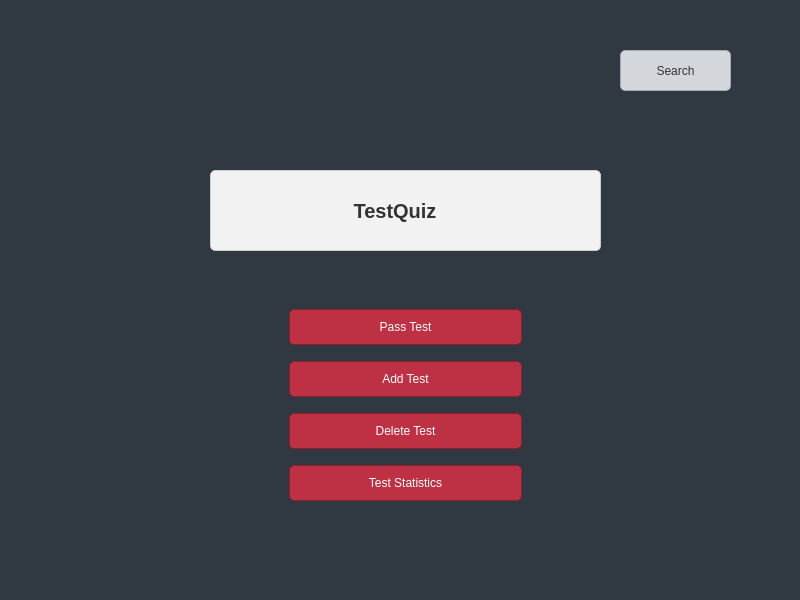
<?xml version="1.0" encoding="UTF-8"?>
<ui version="4.0">
 <class>MainWindow</class>
 <widget class="QMainWindow" name="MainWindow">
  <property name="geometry">
   <rect>
    <x>0</x>
    <y>0</y>
    <width>800</width>
    <height>600</height>
   </rect>
  </property>
  <property name="windowTitle">
   <string>TestingQuiz</string>
  </property>
  <property name="styleSheet">
   <string notr="true">background-color: #303841;





</string>
  </property>
  <widget class="QWidget" name="centralwidget">
   <widget class="QPushButton" name="search">
    <property name="geometry">
     <rect>
      <x>620</x>
      <y>50</y>
      <width>111</width>
      <height>41</height>
     </rect>
    </property>
    <property name="styleSheet">
     <string notr="true">QPushButton {
    background-color: #d3d6db;
    border: 1px solid #a8aab0; /* Толщина границы и цвет обводки */
    color: #333; /* Цвет текста */
    padding: 10px 20px;
    border-radius: 5px;
}

QPushButton:hover {
    background-color: #c3c6cb; /* Цвет фона при наведении */
    border-color: #8e91a0; /* Цвет границы при наведении */
}

QPushButton:pressed {
    background-color: #a8aab0; /* Цвет фона при нажатии */
    border-color: #333; /* Цвет границы при нажатии */
    color: white; /* Цвет текста при нажатии */
}</string>
    </property>
    <property name="text">
     <string>Search</string>
    </property>
    <property name="icon">
     <iconset resource="../res-rc.qrc">
      <normaloff>:/icons/icons/search_FILL0_wght400_GRAD0_opsz24.svg</normaloff>:/icons/icons/search_FILL0_wght400_GRAD0_opsz24.svg</iconset>
    </property>
   </widget>
   <widget class="QLabel" name="logo">
    <property name="geometry">
     <rect>
      <x>210</x>
      <y>170</y>
      <width>391</width>
      <height>81</height>
     </rect>
    </property>
    <property name="styleSheet">
     <string notr="true">QLabel {
    font-size: 20px; /* Размер шрифта */
    color: #333; /* Цвет текста */
    font-weight: bold; /* Жирный шрифт */
    text-align: center; /* Выравнивание по центру */
    text-transform: uppercase; /* Преобразование текста в верхний регистр */
    text-shadow: 2px 2px 2px rgba(0, 0, 0, 0.5); /* Тень текста */
    background-color: #f2f2f2; /* Фон для текста */
    border: 1px solid #ccc; /* Граница вокруг текста */
    padding: 10px;
    border-radius: 5px;
}</string>
    </property>
    <property name="text">
     <string>                       TestQuiz</string>
    </property>
   </widget>
   <widget class="QFrame" name="menu">
    <property name="geometry">
     <rect>
      <x>280</x>
      <y>290</y>
      <width>251</width>
      <height>231</height>
     </rect>
    </property>
    <property name="styleSheet">
     <string notr="true">QPushButton {
    background-color: #be3144;
    border: 1px solid #8e1f2b; /* Толщина границы и цвет обводки */
    color: white;
    padding: 10px 20px;
    border-radius: 5px;
	transition: background-color 0.3s;
}

QPushButton:hover {
    background-color: #d93f4b;
    border-color: #a82c36; /* Цвет границы при наведении */
}

QPushButton:pressed {
    background-color: #a82c36;
    border-color: #d93f4b; /* Цвет границы при нажатии */
}</string>
    </property>
    <layout class="QVBoxLayout" name="verticalLayout">
     <item>
      <widget class="QPushButton" name="pass_test">
       <property name="text">
        <string>Pass Test</string>
       </property>
       <property name="icon">
        <iconset resource="../res-rc.qrc">
         <normaloff>:/icons/icons/done_FILL0_wght400_GRAD0_opsz24.svg</normaloff>:/icons/icons/done_FILL0_wght400_GRAD0_opsz24.svg</iconset>
       </property>
      </widget>
     </item>
     <item>
      <widget class="QPushButton" name="add_test">
       <property name="text">
        <string>Add Test</string>
       </property>
       <property name="icon">
        <iconset resource="../res-rc.qrc">
         <normaloff>:/icons/icons/add_FILL0_wght400_GRAD0_opsz24.svg</normaloff>:/icons/icons/add_FILL0_wght400_GRAD0_opsz24.svg</iconset>
       </property>
      </widget>
     </item>
     <item>
      <widget class="QPushButton" name="delete_test">
       <property name="text">
        <string>Delete Test</string>
       </property>
       <property name="icon">
        <iconset resource="../res-rc.qrc">
         <normaloff>:/icons/icons/delete_FILL0_wght400_GRAD0_opsz24.svg</normaloff>:/icons/icons/delete_FILL0_wght400_GRAD0_opsz24.svg</iconset>
       </property>
      </widget>
     </item>
     <item>
      <widget class="QPushButton" name="statistics">
       <property name="text">
        <string>Test Statistics</string>
       </property>
       <property name="icon">
        <iconset resource="../res-rc.qrc">
         <normaloff>:/icons/icons/menu_FILL0_wght400_GRAD0_opsz24.svg</normaloff>:/icons/icons/menu_FILL0_wght400_GRAD0_opsz24.svg</iconset>
       </property>
      </widget>
     </item>
    </layout>
   </widget>
  </widget>
 </widget>
 <resources>
  <include location="../res-rc.qrc"/>
 </resources>
 <connections/>
</ui>
